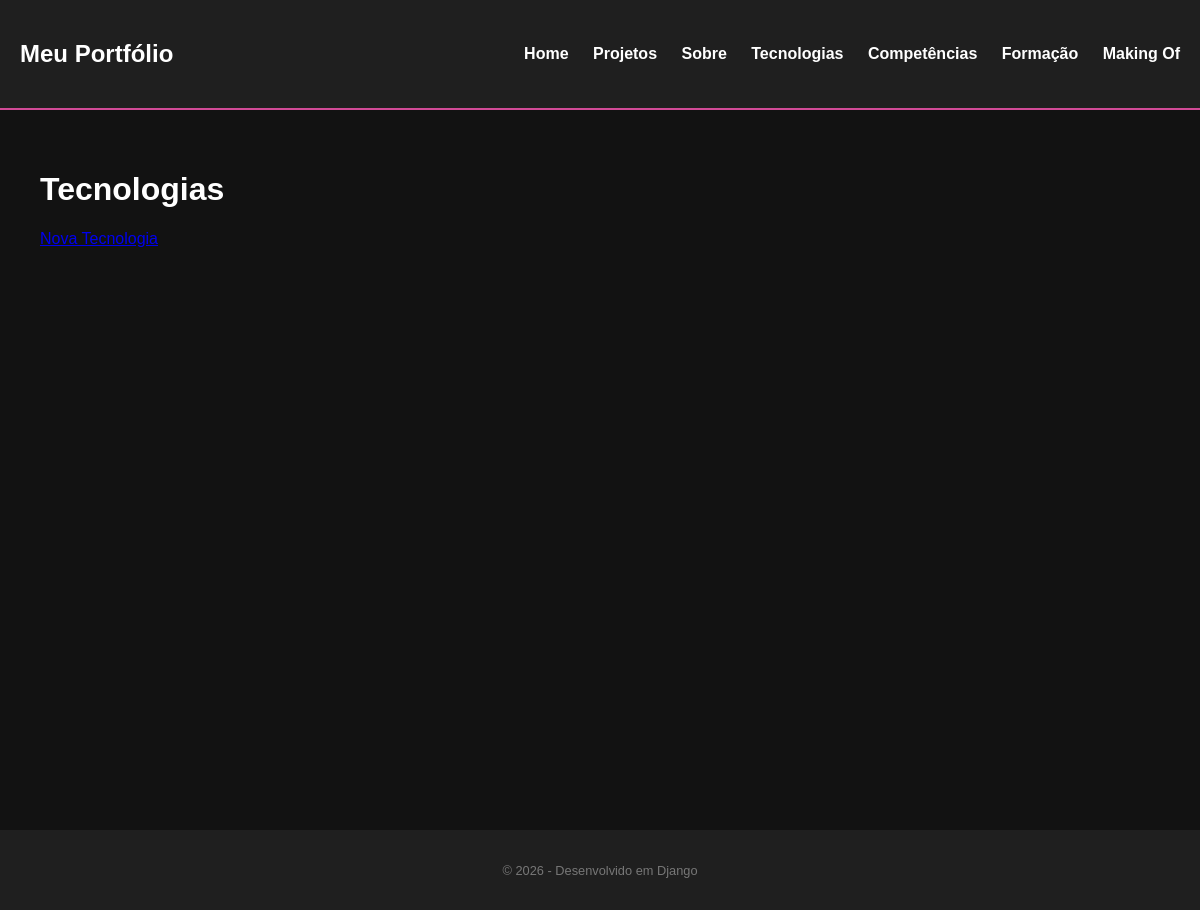
Before: /portfolio/tecnologias/ with the older database file.
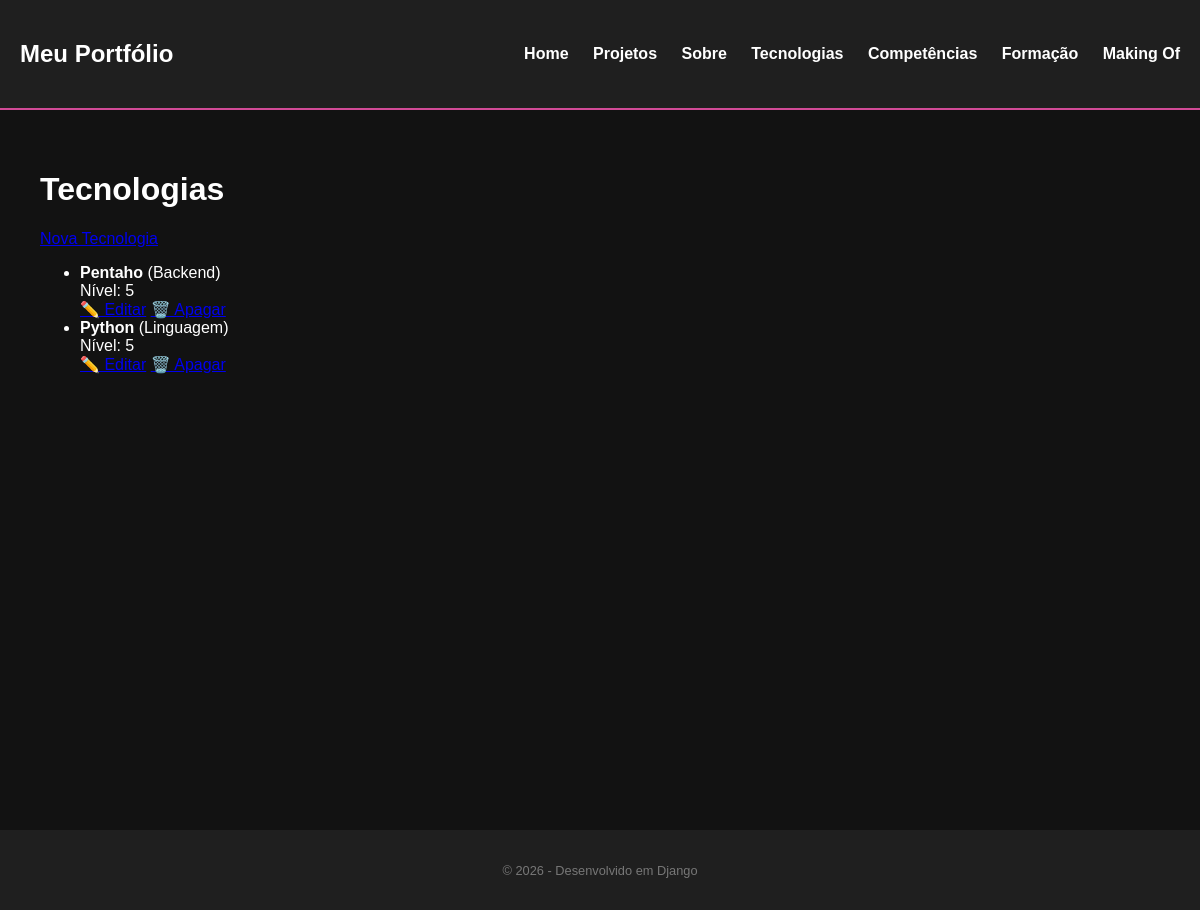
After: the same page with the newer database file.
### portfolio/models.py (models this page shows, shortened)
class Tecnologia(models.Model):
    nome = models.CharField(max_length=100)
    acronimo = models.CharField(max_length=20, blank=True, null=True)
    logotipo = models.ImageField(upload_to='tecnologias/', blank=True, null=True)
    link_oficial = models.URLField(blank=True)
    categoria = models.CharField(max_length=100, help_text="Ex: Frontend, Backend, Linguagem")
    nivel_interesse = models.IntegerField(default=1, help_text="1 a 5")
    descricao = models.TextField(blank=True)

### portfolio/views.py (the view)
# urls.py: path('tecnologias/', views.tecnologias_view, name='tecnologias'),
def tecnologias_view(request):
    tecnologias = Tecnologia.objects.all()
    return render(request, 'portfolio/tecnologias.html', {
        'tecnologias': tecnologias
    })

### portfolio/templates/portfolio/tecnologias.html (shortened to what this page needs)
{% extends 'portfolio/layout.html' %}
{% block content %}
<h1>Tecnologias</h1>
<a href="{% url 'portfolio:nova_tecnologia' %}">
</a>
<ul>
  {% for tech in tecnologias %}
    <li>
      <strong>{{ tech.nome }}</strong> ({{ tech.categoria }})<br>
      Nível: {{ tech.nivel_interesse }}
      <br>
      <a href="{% url 'portfolio:edita_tecnologia' tech.id %}">✏️ Editar</a>
      <a href="{% url 'portfolio:apaga_tecnologia' tech.id %}">🗑️ Apagar</a>
    </li>
    {% endfor %}
</ul>
{% endblock %}

Changed rows visible on the page:
added Tecnologia: nome "Pentaho", categoria "Backend", nivel_interesse "5"
added Tecnologia: nome "Python", categoria "Linguagem", nivel_interesse "5"
